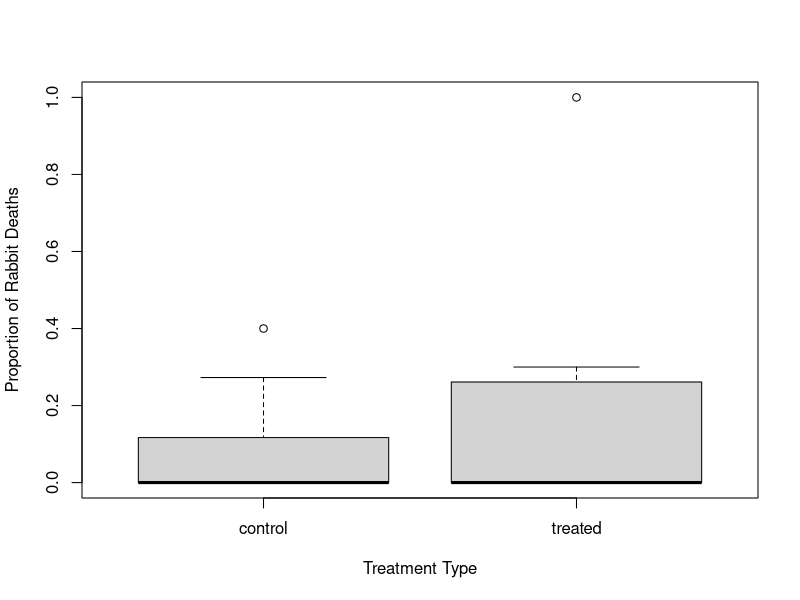

This figure's R source:
## ---- chunk 1
library(ggplot2)
library(lattice)
library(ggplot2)
library(knitr, markdown)
library(reshape, reshape2)
library(dplyr)
## ---- chunk 2
control <- read.table(text="
2	3	3
5	8	11
7	12	12
1	4	4
6	9	9
2	7	7
5	6	7
3	3	5
4	7	7
4	9	9
5	10	11
5	8	8
",sep="\t")
control$type <- rep("control",12)
colnames(control) <- c("livem", "live", "fetus", "type")
control$livef <- control$live - control$livem
control$died <- control$fetus - control$live

# we want one of the variables to be gender?
# what's the response? how many lived, or died, or just how many fetuses? reorder data to match that

treated <- read.table(text="
5	11	11
4	7	10
5	7	7
6	6	6
4	7	8
4	9	9
4	7	9
5	7	10
0	0	2
2	6	6
7	11	11
3	6	6
", sep="\t")
treated$type <- rep("treated",12)
colnames(treated) <- c("livem", "live", "fetus", "type")
treated$livef <- treated$live - treated$livem
treated$died <- treated$fetus - treated$live

rabbitsboth <- rbind(control, treated)
rabbits <- rabbitsboth[,c(1,5,2,3,6,4)]
rabbits$type <- as.factor(rabbits$type)
rabbits$deathprop <- rabbits$died / rabbits$fetus
## ---- chunk 3
kable(rabbits, caption="Rabbit Fetus Deaths", align=c("c","c"))
## ---- chunk 4
plot(rabbits$type, rabbits$deathprop, ylab="Proportion of Rabbit Deaths", xlab="Treatment Type")
## ---- chunk 5
packsum <- rabbits %>% group_by(type) %>% summarize(Mean=mean(deathprop), 
                                                    Variance=var(deathprop))

kable(packsum, caption="Summary Statistics", align = c("c","c"), digits=3)
## ---- chunk 6
anova(lm(deathprop~type + livef + livem, data=rabbits))
## ---- chunk 7
glm1 <- glm(deathprop~type+live+livem, data=rabbits, family=poisson)
anova(glm1)

glm2 <- glm(cbind(died,live)~type+livem+livef, data=rabbits, family=binomial)
anova(glm2)

glm3 <- glm(died~type+livem+livef, data=rabbits, family=poisson)
anova(glm3)

## ---- chunk 8
# don't throw away main effects until you've explored interactions

# to fit next glm after 1st one, take the big ones and use that interaction
# * versus :,  : does a by b. * said also generated main effects, if using : must use main effects
# don't like to have main effects thrown out if you keep the interaction

# compare models
# the model with less parameters with have greater variance
# compare counts of model you're sure of vs model with more than that that might be good too
# the one that's more precise should be one with most parameters in it
# les parameters preds - more parameters preds ?? idk look at birds code from 11.28


# linearity
# if data is linear, agesquare and agecube deviance would be 0
# if they're not, linear is not sufficient, if you feel like rates are changing b/c of a lurking variable, investigate by adding agesquare and agecube into the model

# preds and resids
# when you plot, preds first, resids 2nd like plot(pred1, resids1)
# then look at plot(age, resids1) to compare 
# then preds for other terms in the model
# we compare b/c if a term had explained everything, there wouldn't be anything left in resids 
# we don't want there to be a pattern?
